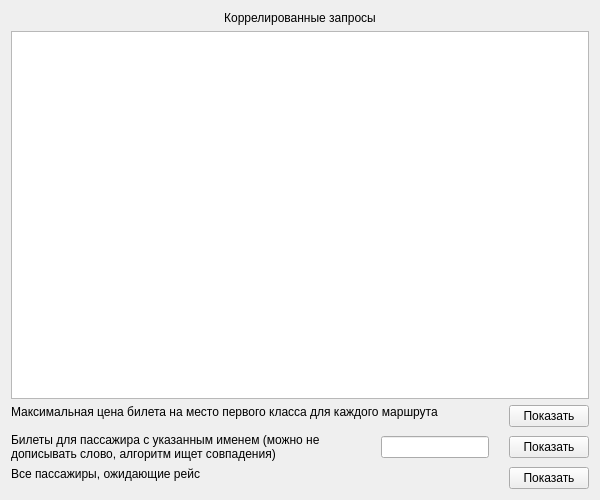
<?xml version="1.0" encoding="UTF-8"?>
<ui version="4.0">
 <class>GetCorrelatedQueriesModal</class>
 <widget class="QWidget" name="GetCorrelatedQueriesModal">
  <property name="geometry">
   <rect>
    <x>0</x>
    <y>0</y>
    <width>600</width>
    <height>500</height>
   </rect>
  </property>
  <property name="minimumSize">
   <size>
    <width>600</width>
    <height>500</height>
   </size>
  </property>
  <property name="maximumSize">
   <size>
    <width>600</width>
    <height>500</height>
   </size>
  </property>
  <property name="windowTitle">
   <string>Form</string>
  </property>
  <layout class="QHBoxLayout" name="horizontalLayout">
   <item>
    <layout class="QVBoxLayout" name="verticalLayout_2">
     <item>
      <widget class="QLabel" name="label_2">
       <property name="text">
        <string>Коррелированные запросы</string>
       </property>
       <property name="alignment">
        <set>Qt::AlignCenter</set>
       </property>
      </widget>
     </item>
     <item>
      <widget class="QTableView" name="tableView"/>
     </item>
     <item>
      <layout class="QHBoxLayout" name="horizontalLayout_4" stretch="1,0">
       <property name="spacing">
        <number>20</number>
       </property>
       <item>
        <widget class="QLabel" name="label_4">
         <property name="sizePolicy">
          <sizepolicy hsizetype="Preferred" vsizetype="Minimum">
           <horstretch>0</horstretch>
           <verstretch>0</verstretch>
          </sizepolicy>
         </property>
         <property name="text">
          <string>Максимальная цена билета на место первого класса для каждого маршрута</string>
         </property>
         <property name="alignment">
          <set>Qt::AlignLeading|Qt::AlignLeft|Qt::AlignTop</set>
         </property>
         <property name="wordWrap">
          <bool>true</bool>
         </property>
        </widget>
       </item>
       <item>
        <widget class="QPushButton" name="showRouteMaxPriceButton">
         <property name="text">
          <string>Показать</string>
         </property>
        </widget>
       </item>
      </layout>
     </item>
     <item>
      <layout class="QHBoxLayout" name="horizontalLayout_5" stretch="1,0,0">
       <property name="spacing">
        <number>20</number>
       </property>
       <item>
        <widget class="QLabel" name="label_5">
         <property name="sizePolicy">
          <sizepolicy hsizetype="Preferred" vsizetype="Minimum">
           <horstretch>0</horstretch>
           <verstretch>0</verstretch>
          </sizepolicy>
         </property>
         <property name="text">
          <string>Билеты для пассажира с указанным именем (можно не дописывать слово, алгоритм ищет совпадения)</string>
         </property>
         <property name="alignment">
          <set>Qt::AlignLeading|Qt::AlignLeft|Qt::AlignTop</set>
         </property>
         <property name="wordWrap">
          <bool>true</bool>
         </property>
        </widget>
       </item>
       <item>
        <widget class="QLineEdit" name="passengerNameInput"/>
       </item>
       <item>
        <widget class="QPushButton" name="showTicketForPassengerNameButton">
         <property name="text">
          <string>Показать</string>
         </property>
        </widget>
       </item>
      </layout>
     </item>
     <item>
      <layout class="QHBoxLayout" name="horizontalLayout_3" stretch="1,0">
       <property name="spacing">
        <number>20</number>
       </property>
       <item>
        <widget class="QLabel" name="label_3">
         <property name="sizePolicy">
          <sizepolicy hsizetype="Preferred" vsizetype="Minimum">
           <horstretch>0</horstretch>
           <verstretch>0</verstretch>
          </sizepolicy>
         </property>
         <property name="text">
          <string>Все пассажиры, ожидающие рейс</string>
         </property>
         <property name="alignment">
          <set>Qt::AlignLeading|Qt::AlignLeft|Qt::AlignTop</set>
         </property>
         <property name="wordWrap">
          <bool>true</bool>
         </property>
        </widget>
       </item>
       <item>
        <widget class="QPushButton" name="showPassengersWaitingScheduleButton">
         <property name="text">
          <string>Показать</string>
         </property>
        </widget>
       </item>
      </layout>
     </item>
    </layout>
   </item>
  </layout>
 </widget>
 <resources/>
 <connections/>
</ui>
